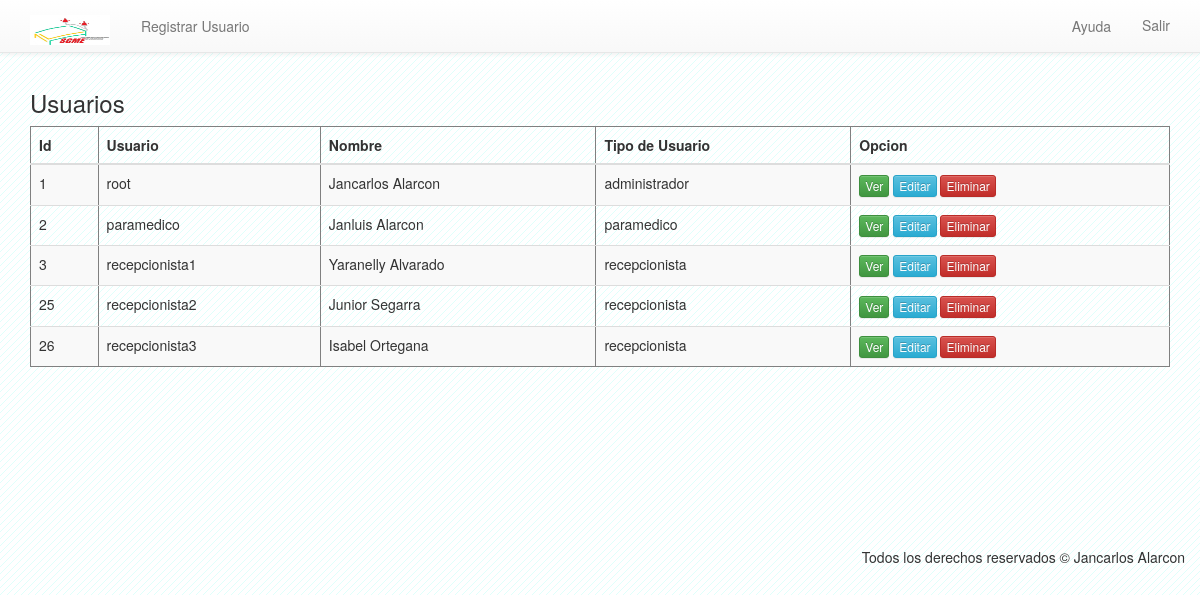
The page /index.php?cargar=usuarios_inicio (signed in) on the database its author committed.
### tables this page shows
CREATE TABLE IF NOT EXISTS `usuarios` (
  `id` int(11) NOT NULL AUTO_INCREMENT,
  `persona_id` int(11) NOT NULL,
  `usuario` varchar(45) NOT NULL,
  `password` varchar(45) NOT NULL,
  `perfil_id` int(11) NOT NULL,
  `status` int(11) DEFAULT '1',
  `observaciones` varchar(45) DEFAULT NULL,
  PRIMARY KEY (`id`)
);

CREATE TABLE IF NOT EXISTS `personas` (
  `id` int(11) NOT NULL AUTO_INCREMENT,
  `cedula` varchar(10) DEFAULT NULL,
  `nombre` varchar(100) DEFAULT NULL,
  `direccion` varchar(100) DEFAULT NULL,
  `telefono` varchar(15) DEFAULT NULL,
  `status` int(11) DEFAULT '1',
  `Observaciones` varchar(45) DEFAULT 'Sin Observaciones',
  PRIMARY KEY (`id`)
);

CREATE TABLE IF NOT EXISTS `perfiles` (
  `id` int(11) NOT NULL AUTO_INCREMENT,
  `nombre` varchar(45) DEFAULT NULL,
  `status` int(11) DEFAULT '1',
  `observacion` varchar(45) DEFAULT 'Sin Observaciones',
  PRIMARY KEY (`id`)
);

### clases/Conexion.php (called while the page is built, shortened)
<?php
    class Conexion{
        public function __construct(){
            $this->bd = "sgmdb";
        }
        public function consultaRetorno($sql)
        {
            $consulta = mysql_query($sql) or die($sql."<br/><br/>".mysql_error());
            return $consulta;
        }
    }
?>

### modulos/ControladorUsuarios.php (called while the page is built, shortened)
<?php
    include_once("clases/Usuario.php");
    class controladorUsuarios{
        private $usuario;
        public function __construct(){
            $this->usuario = new Usuario();
        }
        public function index(){
            $resultado = $this->usuario->listar();
            return $resultado;
        }
    }
?>

### clases/Usuario.php (called while the page is built, shortened)
<?php
    include_once('Conexion.php');
    class Usuario{
        private $con;
        public function __construct(){
            $this->con = new Conexion();
        }
        public function listar(){
            $sql = "SELECT
            u.id AS usuario_id,
            u.usuario,
            prs.nombre AS persona_nombre,
            prf.nombre AS perfil_nombre
            FROM usuarios u
            INNER JOIN perfiles prf ON u.perfil_id = prf.id
            INNER JOIN personas prs ON u.persona_id = prs.id";
            $resultado = $this->con->consultaRetorno($sql);
            return $resultado;
        }
    }
?>

### vistas/usuarios/usuarios_inicio.php (the view, shortened to what this page needs)
<?php
$controladorUsuarios = new controladorUsuarios();
	$resultadoUsuarios = $controladorUsuarios->index();
?>
<nav class="navbar navbar-default navbar-fixed-top">
	<div class="container">
	  <div class="navbar-header">
	    <a class="navbar-brand" href="index.php"><img src="imagenes/logo.png" width="80" height="30"/></a>
	  </div>
	  <div id="navbar" class="navbar-collapse collapse">
	  	<ul class="nav navbar-nav">
	  		<li>
	  			<a href="#nuevo" role="button" class="btn" data-toggle="modal" data-target="#ModalCrearCentro">Registrar Usuario</a>
	      	</li>
	  	</ul>
	    <ul class="nav navbar-nav navbar-right">
	    	<li>
				<a href="#nuevo" role="button" class="btn" data-toggle="modal" data-target="#ModalAyuda">Ayuda</a>
			</li>
	       	<li>
				<a href="clases/cerrar_sesion.php">Salir</a>
	        </li>
	    </ul>
	  </div>
	</div>
</nav>
<h3>Usuarios</h3>
<table border="1" align="center" class="table table-striped">
	<thead>
		<th>Id</th>
		<th>Usuario</th>
		<th>Nombre</th>
		<th>Tipo de Usuario</th>
		<th>Opcion</th>
	</thead>
	<tbody>
		<?php while($row = mysql_fetch_array($resultadoUsuarios)): ?>
			<tr>
				<td><?php echo $row['usuario_id']; ?></td>
				<td><?php echo $row['usuario']; ?></td>
				<td><?php echo $row['persona_nombre']; ?></td>
				<td><?php echo $row['perfil_nombre']; ?></td>
				<td>
					<a class="btn btn-xs btn-success" href="?cargar=usuarios_ver&id=<?php echo $row['usuario_id']; ?>">Ver</a>
					<a class="btn btn-xs btn-info" href="?cargar=usuarios_editar&id=<?php echo $row['usuario_id']; ?>">Editar</a>
					<a class="btn btn-xs btn-danger" href="?cargar=usuarios_eliminar&id=<?php echo $row['usuario_id']; ?>">Eliminar</a>
				</td>
			</tr>
		<?php endwhile; ?>
	</tbody>
</table>

### css/navbar-fixed-top.css (style rules this page uses)
body { min-height: 2000px; padding-top: 70px; }

### vistas/usuarios/usuarios_inicio.php (style rules this page uses)
body { background-image: url(imagenes/background2.png); background-repeat: repeat; }

### rows shown on the page
usuarios: id "1", usuario "root", persona.nombre "Jancarlos Alarcon", perfil.nombre "administrador"
usuarios: id "2", usuario "paramedico", persona.nombre "Janluis Alarcon", perfil.nombre "paramedico"
usuarios: id "3", usuario "recepcionista1", persona.nombre "Yaranelly Alvarado", perfil.nombre "recepcionista"
usuarios: id "25", usuario "recepcionista2", persona.nombre "Junior Segarra", perfil.nombre "recepcionista"
usuarios: id "26", usuario "recepcionista3", persona.nombre "Isabel Ortegana", perfil.nombre "recepcionista"
